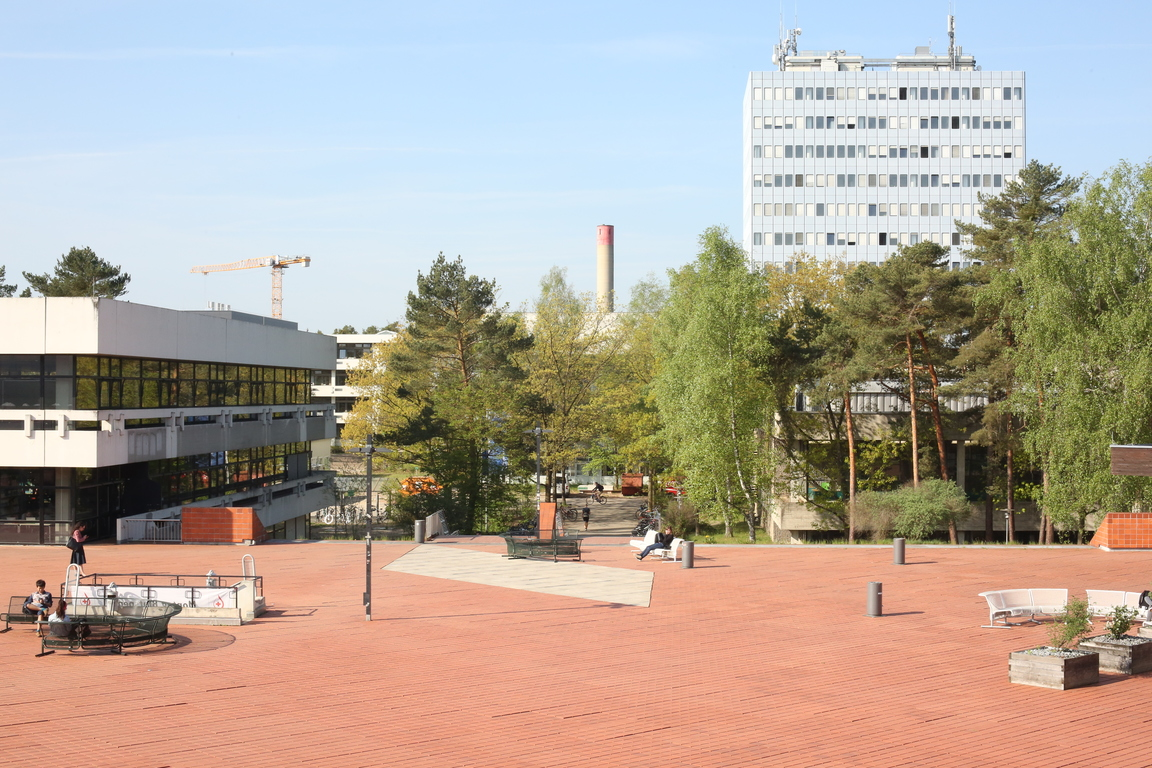
#> input picture Panorama Stitching/data/10.jpg, 1152 x 768 px
$ python -i functions.py   (imports and definitions only)   (older library calls are emulated)
#> lines starting #> are read from the running program, lines starting #| are printed output that depends on the picture
import cv2
import numpy as np
from typing import Tuple


def compute_harris_response(I: np.array, k: float = 0.06) -> Tuple[np.array]:
    """Determines the Harris Response of an Image.

    Args:
        I: A Gray-level image in float32 format.
        k: A constant changing the trace to determinant ratio.

    Returns:
        A tuple with float images containing the Harris response (R) and other intermediary images. Specifically
        (R, A, B, C, Idx, Idy).
    """
    assert I.dtype == np.float32

    # Step 1: Compute dx and dy with cv2.Sobel. (2 Lines)
    Idx = cv2.Sobel(I, cv2.CV_64F, 1, 0)
    Idy = cv2.Sobel(I, cv2.CV_64F, 0, 1)

    # Step 2: Ixx Iyy Ixy from Idx and Idy (3 Lines)
    Ixx = Idx * Idx
    Iyy = Idy * Idy
    Ixy = Idx * Idy

    # Step 3: compute A, B, C from Ixx, Iyy, Ixy with cv2.GaussianBlur (5 Lines)
    #kernel_size
    #variance_gauss
    A = cv2.GaussianBlur(Ixx, (3, 3), 1)
    B = cv2.GaussianBlur(Iyy, (3, 3), 1)
    C = cv2.GaussianBlur(Ixy, (3, 3), 1)

    #Step 4:  Compute the harris response with the determinant and the trace of T (see announcement) (4 lines)
    det_T = A*B - C**2
    trace_T = A + B
    r = det_T - k * trace_T**2

    return(r, A, B, C, Idx, Idx)


# [59 lines left out: functions detect_corners, detect_edges, not called in this run]

>>> import cv2
>>> picture = cv2.imread('../Panorama Stitching/data/10.jpg', cv2.IMREAD_GRAYSCALE)
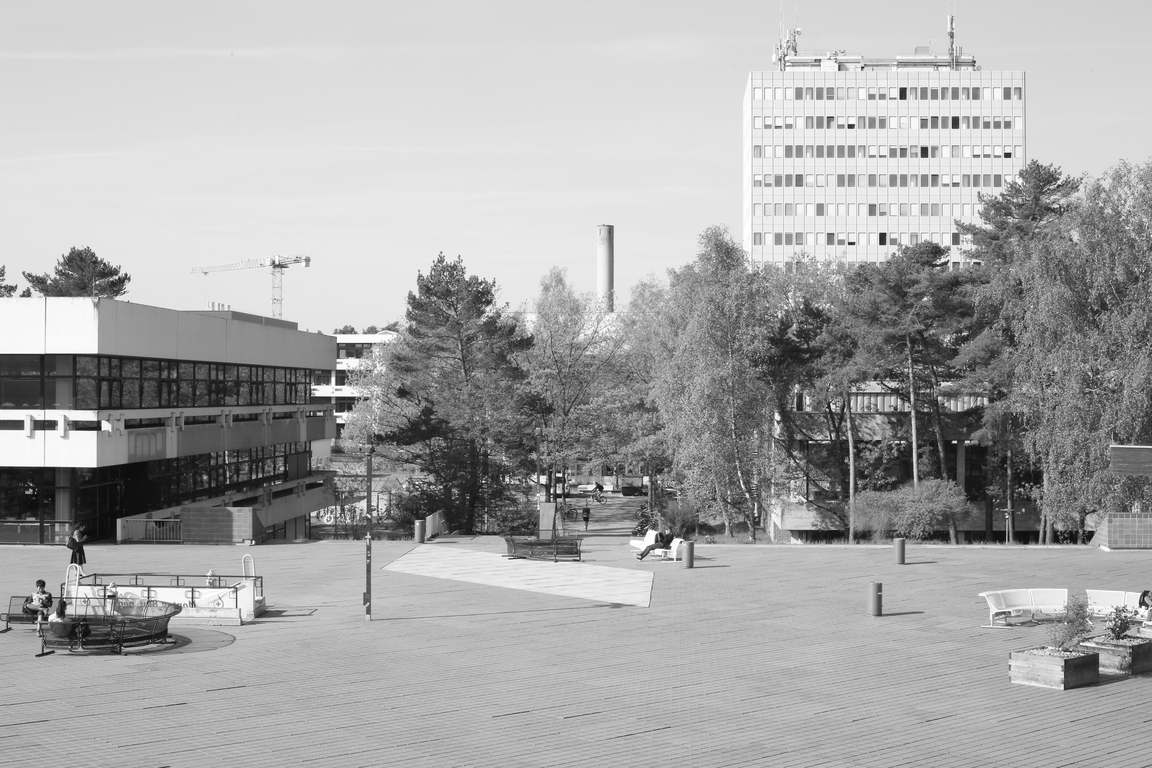
#> picture: shape (768, 1152); min 8, max 255, mean 168
>>> result = compute_harris_response(picture)
#> (the run stopped early here; a loop or call above may not have finished)

$ run again, on Panorama Stitching/data/11.jpg
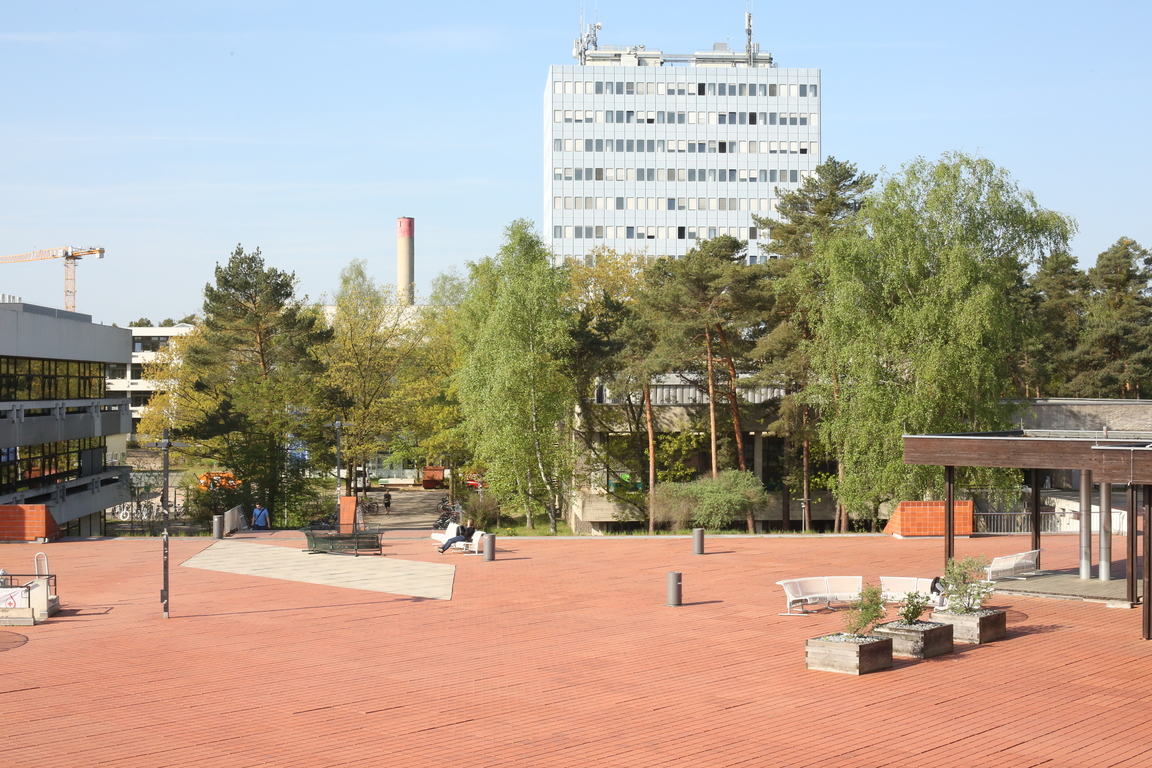
#> input picture Panorama Stitching/data/11.jpg, 1152 x 768 px
#> `picture = cv2.imread('../Panorama Stitching/data/10.jpg', cv2.IMREAD_G..`:
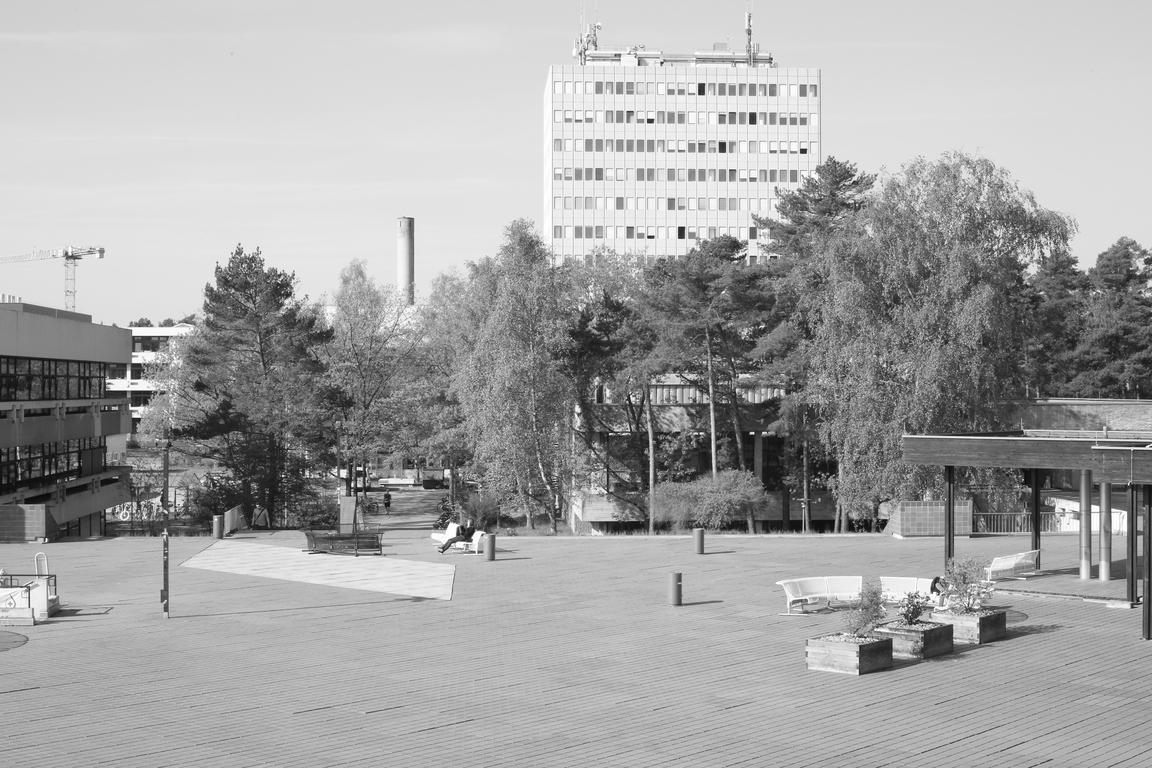
#> picture: shape (768, 1152); min 9, max 255, mean 164.6

$ run again, on Panorama Stitching/data/12.jpg
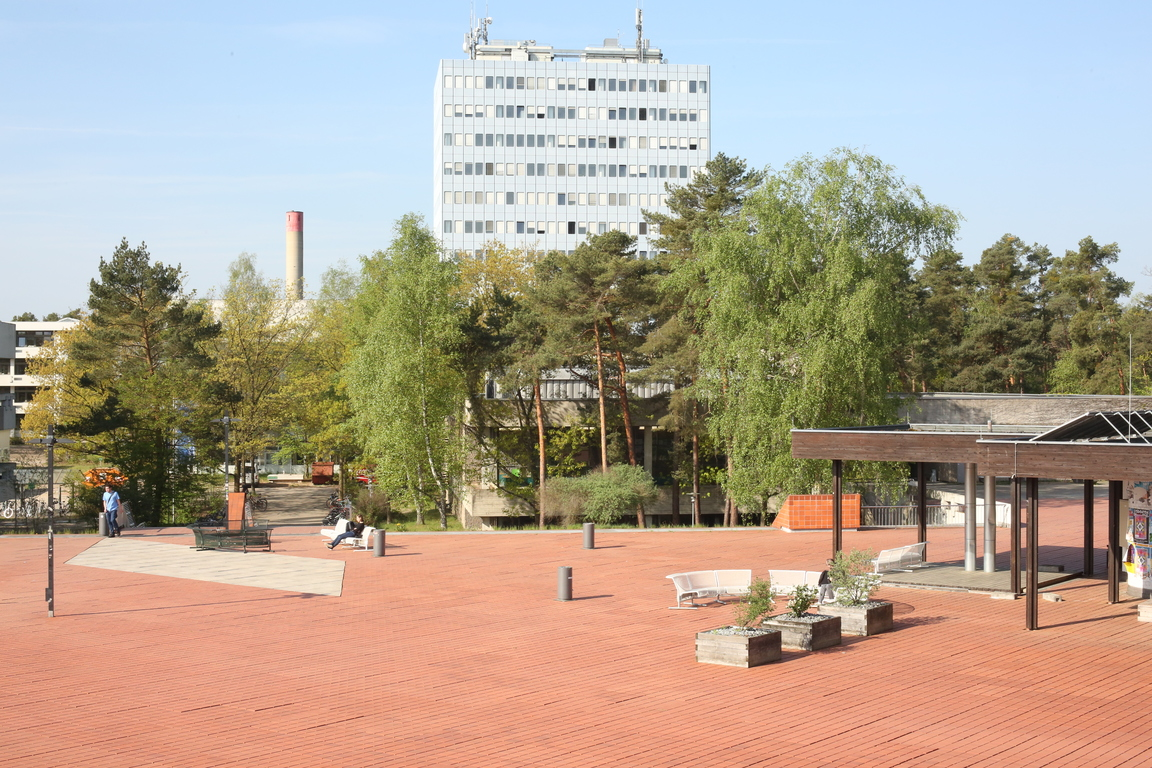
#> input picture Panorama Stitching/data/12.jpg, 1152 x 768 px
#> `picture = cv2.imread('../Panorama Stitching/data/10.jpg', cv2.IMREAD_G..`:
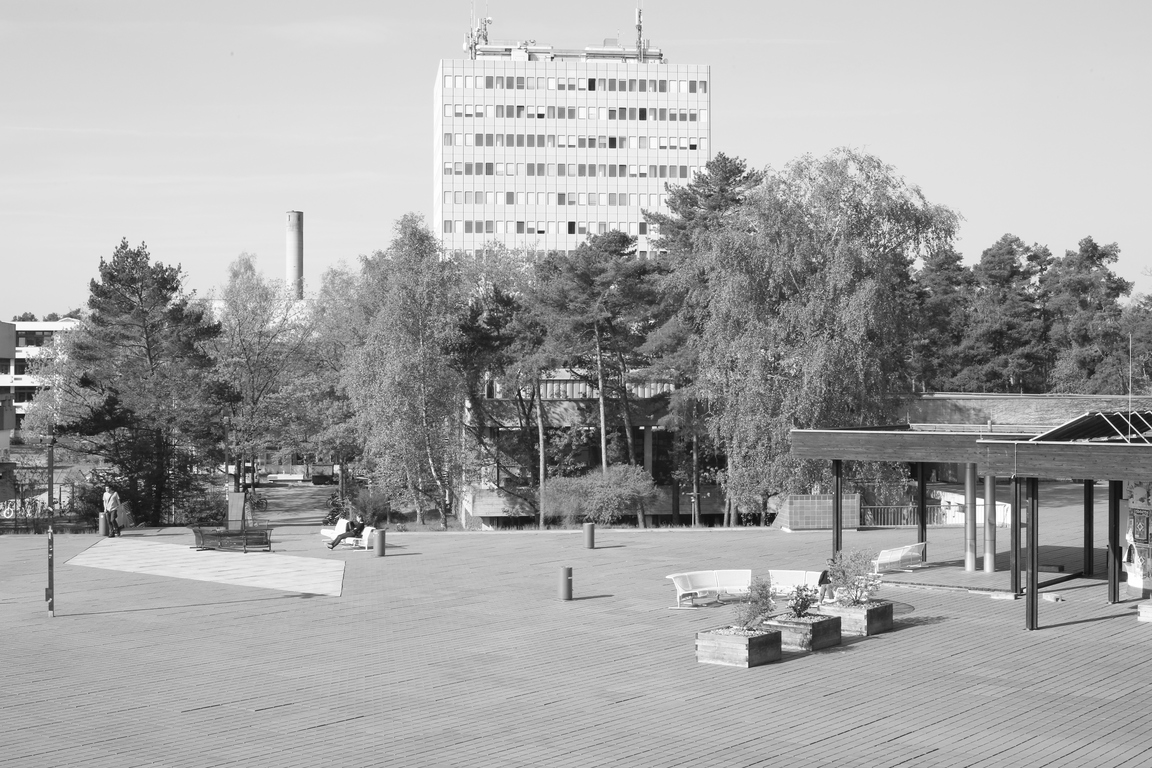
#> picture: shape (768, 1152); min 7, max 255, mean 165.4

$ run again, on Panorama Stitching/data/13.jpg
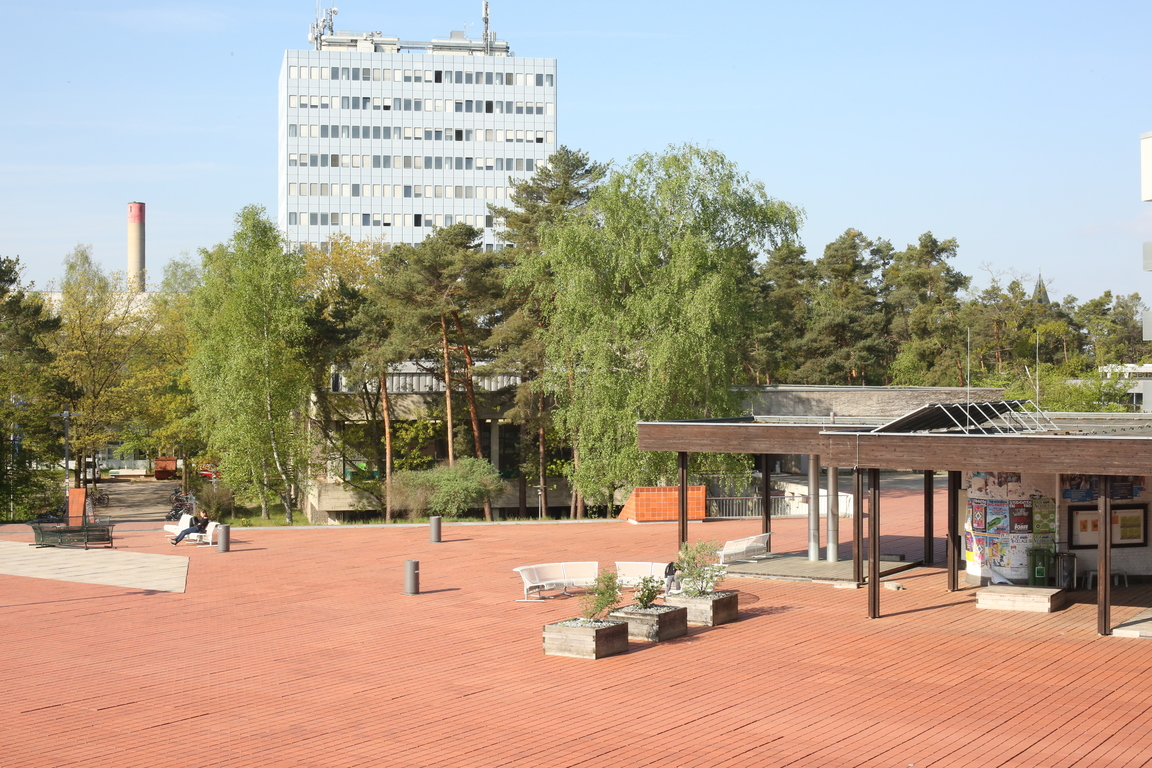
#> input picture Panorama Stitching/data/13.jpg, 1152 x 768 px
#> `picture = cv2.imread('../Panorama Stitching/data/10.jpg', cv2.IMREAD_G..`:
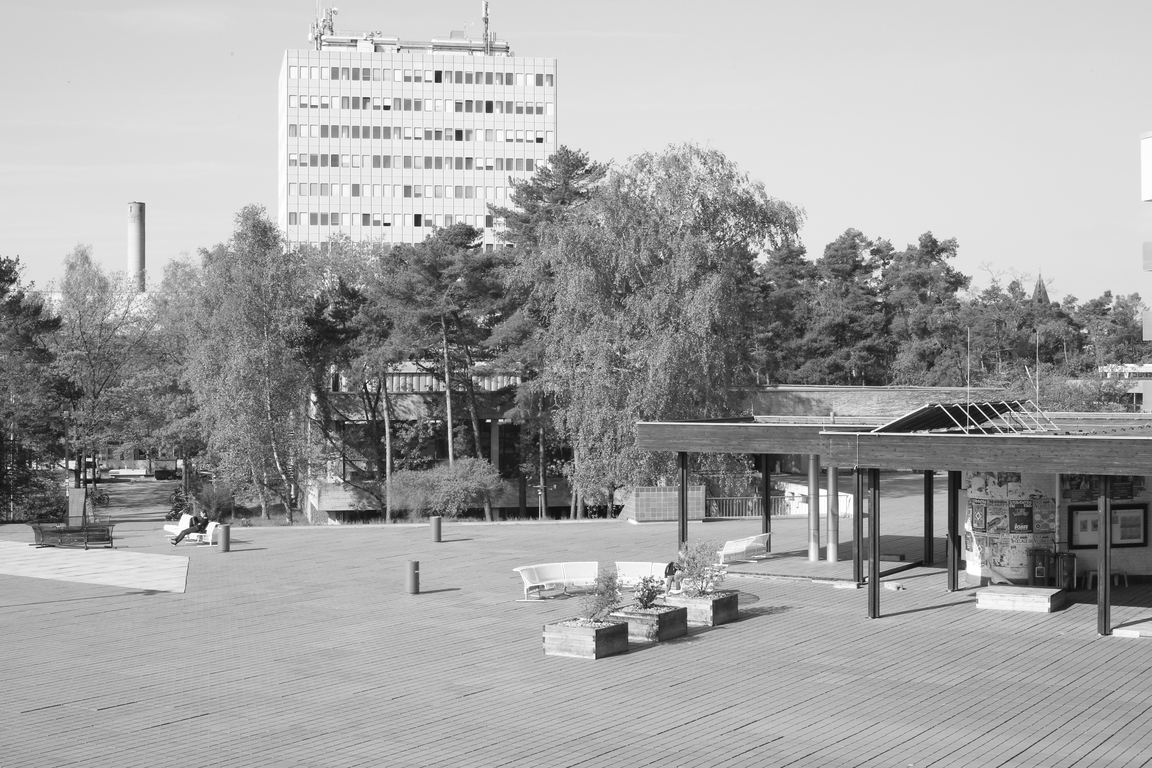
#> picture: shape (768, 1152); min 8, max 255, mean 164
